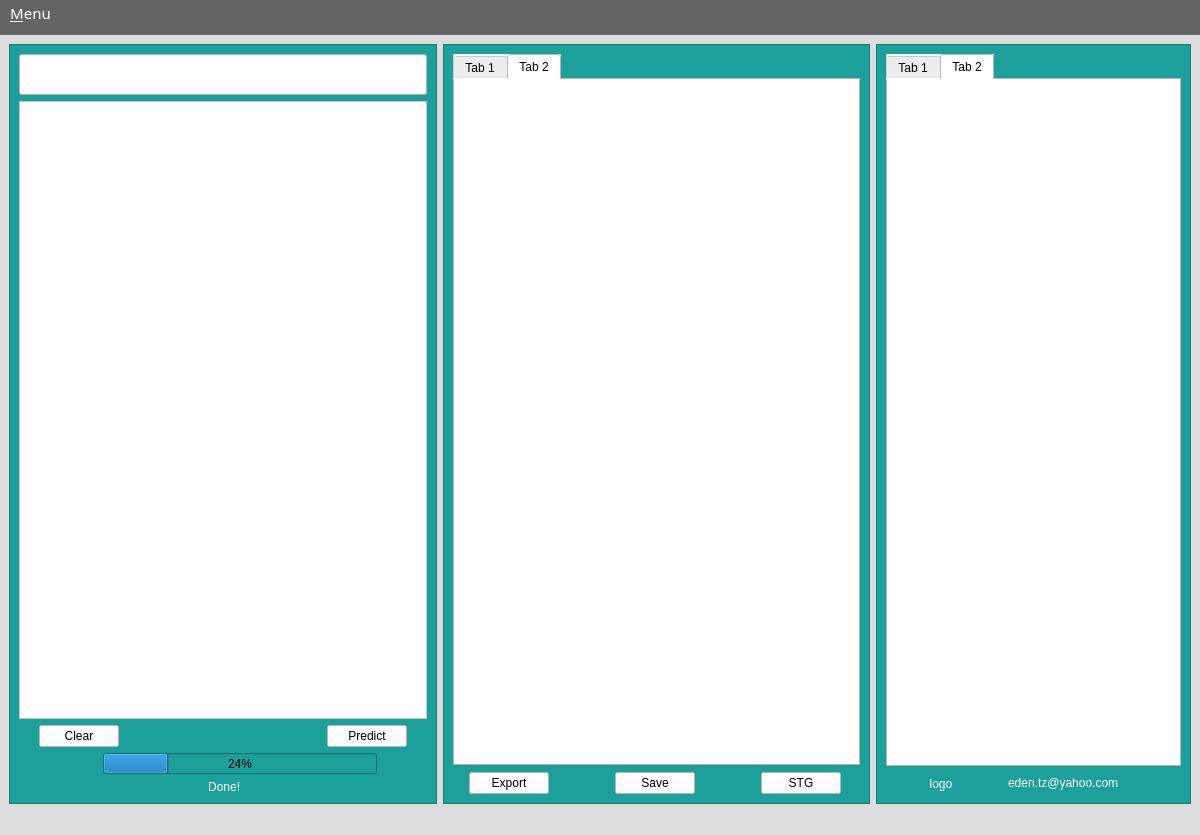
<?xml version="1.0" encoding="UTF-8"?>
<ui version="4.0">
 <class>MainWindow</class>
 <widget class="QMainWindow" name="MainWindow">
  <property name="geometry">
   <rect>
    <x>0</x>
    <y>0</y>
    <width>1200</width>
    <height>835</height>
   </rect>
  </property>
  <property name="sizePolicy">
   <sizepolicy hsizetype="Expanding" vsizetype="Expanding">
    <horstretch>0</horstretch>
    <verstretch>0</verstretch>
   </sizepolicy>
  </property>
  <property name="minimumSize">
   <size>
    <width>1200</width>
    <height>835</height>
   </size>
  </property>
  <property name="maximumSize">
   <size>
    <width>16777215</width>
    <height>835</height>
   </size>
  </property>
  <property name="windowTitle">
   <string>MainWindow</string>
  </property>
  <property name="styleSheet">
   <string notr="true">background-color: rgb(221, 221, 221);</string>
  </property>
  <widget class="QWidget" name="centralwidget">
   <layout class="QHBoxLayout" name="horizontalLayout_6">
    <item>
     <widget class="QFrame" name="left_frame">
      <property name="minimumSize">
       <size>
        <width>0</width>
        <height>41</height>
       </size>
      </property>
      <property name="maximumSize">
       <size>
        <width>500</width>
        <height>772</height>
       </size>
      </property>
      <property name="toolTip">
       <string extracomment="Predict disease from symptoms/signs"/>
      </property>
      <property name="toolTipDuration">
       <number>7</number>
      </property>
      <property name="styleSheet">
       <string notr="true">background-color: rgb(29, 160, 156);</string>
      </property>
      <property name="frameShape">
       <enum>QFrame::StyledPanel</enum>
      </property>
      <property name="frameShadow">
       <enum>QFrame::Raised</enum>
      </property>
      <layout class="QVBoxLayout" name="verticalLayout_2">
       <item>
        <widget class="QLineEdit" name="lineEdit">
         <property name="minimumSize">
          <size>
           <width>0</width>
           <height>41</height>
          </size>
         </property>
         <property name="styleSheet">
          <string notr="true">background-color: rgb(255, 255, 255);
color: rgb(0, 0, 0);
font: 300 11pt &quot;Noto Sans Regular&quot;;</string>
         </property>
         <property name="text">
          <string/>
         </property>
        </widget>
       </item>
       <item>
        <widget class="QListWidget" name="listWidget">
         <property name="styleSheet">
          <string notr="true">background-color: rgb(255, 255, 255);
font: 11pt &quot;Noto Sans&quot;;
color: rgb(0, 0, 0);</string>
         </property>
        </widget>
       </item>
       <item>
        <layout class="QVBoxLayout" name="verticalLayout">
         <property name="leftMargin">
          <number>0</number>
         </property>
         <item>
          <layout class="QHBoxLayout" name="horizontalLayout">
           <property name="leftMargin">
            <number>20</number>
           </property>
           <property name="rightMargin">
            <number>20</number>
           </property>
           <item>
            <widget class="QPushButton" name="clearBtn">
             <property name="sizePolicy">
              <sizepolicy hsizetype="Fixed" vsizetype="Fixed">
               <horstretch>0</horstretch>
               <verstretch>0</verstretch>
              </sizepolicy>
             </property>
             <property name="styleSheet">
              <string notr="true">background-color: rgb(255, 255, 255);
color: rgb(0, 0, 0);
font: 10pt &quot;Maven Pro&quot;;</string>
             </property>
             <property name="text">
              <string>Clear</string>
             </property>
            </widget>
           </item>
           <item>
            <spacer name="horizontalSpacer">
             <property name="orientation">
              <enum>Qt::Horizontal</enum>
             </property>
             <property name="sizeHint" stdset="0">
              <size>
               <width>40</width>
               <height>20</height>
              </size>
             </property>
            </spacer>
           </item>
           <item>
            <widget class="QPushButton" name="predictBtn">
             <property name="sizePolicy">
              <sizepolicy hsizetype="Fixed" vsizetype="Fixed">
               <horstretch>0</horstretch>
               <verstretch>0</verstretch>
              </sizepolicy>
             </property>
             <property name="toolTip">
              <string extracomment="Predict disease from symptoms/signs"/>
             </property>
             <property name="whatsThis">
              <string>&lt;html&gt;&lt;head/&gt;&lt;body&gt;&lt;p&gt;&lt;br/&gt;&lt;/p&gt;&lt;/body&gt;&lt;/html&gt;</string>
             </property>
             <property name="styleSheet">
              <string notr="true">background-color: rgb(255, 255, 255);
color: rgb(0, 0, 0);
font: 10pt &quot;Maven Pro&quot;;</string>
             </property>
             <property name="text">
              <string>Predict</string>
             </property>
            </widget>
           </item>
          </layout>
         </item>
         <item>
          <layout class="QHBoxLayout" name="horizontalLayout_2">
           <property name="leftMargin">
            <number>84</number>
           </property>
           <property name="rightMargin">
            <number>50</number>
           </property>
           <item>
            <widget class="QProgressBar" name="progressBar">
             <property name="sizePolicy">
              <sizepolicy hsizetype="MinimumExpanding" vsizetype="Fixed">
               <horstretch>0</horstretch>
               <verstretch>0</verstretch>
              </sizepolicy>
             </property>
             <property name="minimumSize">
              <size>
               <width>0</width>
               <height>16</height>
              </size>
             </property>
             <property name="maximumSize">
              <size>
               <width>16777215</width>
               <height>21</height>
              </size>
             </property>
             <property name="styleSheet">
              <string notr="true">font: 500 11pt &quot;Maven Pro&quot;;</string>
             </property>
             <property name="value">
              <number>24</number>
             </property>
            </widget>
           </item>
          </layout>
         </item>
        </layout>
       </item>
       <item>
        <layout class="QHBoxLayout" name="horizontalLayout_3">
         <item>
          <widget class="QLabel" name="status_label">
           <property name="maximumSize">
            <size>
             <width>61</width>
             <height>18</height>
            </size>
           </property>
           <property name="styleSheet">
            <string notr="true">background-color: rgb(29, 160, 156);
color: rgb(255, 255, 255);
font: 500 11pt &quot;Maven Pro&quot;;</string>
           </property>
           <property name="text">
            <string> Done!</string>
           </property>
           <property name="alignment">
            <set>Qt::AlignCenter</set>
           </property>
          </widget>
         </item>
        </layout>
       </item>
      </layout>
     </widget>
    </item>
    <item>
     <widget class="QFrame" name="middle_frame">
      <property name="styleSheet">
       <string notr="true">background-color: rgb(29, 160, 156);</string>
      </property>
      <property name="frameShape">
       <enum>QFrame::StyledPanel</enum>
      </property>
      <property name="frameShadow">
       <enum>QFrame::Raised</enum>
      </property>
      <layout class="QVBoxLayout" name="verticalLayout_3">
       <item>
        <widget class="QTabWidget" name="results_tabWidget">
         <property name="styleSheet">
          <string notr="true">background-color: rgb(255, 255, 255);
font: 10pt &quot;Segoe UI&quot;;</string>
         </property>
         <property name="currentIndex">
          <number>1</number>
         </property>
         <widget class="QWidget" name="possibles_tab">
          <attribute name="title">
           <string>Tab 1</string>
          </attribute>
         </widget>
         <widget class="QWidget" name="final_tab">
          <attribute name="title">
           <string>Tab 2</string>
          </attribute>
         </widget>
        </widget>
       </item>
       <item>
        <layout class="QHBoxLayout" name="horizontalLayout_4">
         <property name="spacing">
          <number>50</number>
         </property>
         <item>
          <widget class="QPushButton" name="exportBtn">
           <property name="sizePolicy">
            <sizepolicy hsizetype="Fixed" vsizetype="Fixed">
             <horstretch>0</horstretch>
             <verstretch>0</verstretch>
            </sizepolicy>
           </property>
           <property name="styleSheet">
            <string notr="true">background-color: rgb(255, 255, 255);
color: rgb(0, 0, 0);
font: 10pt &quot;Maven Pro&quot;;</string>
           </property>
           <property name="text">
            <string>Export</string>
           </property>
          </widget>
         </item>
         <item>
          <widget class="QPushButton" name="saveBtn">
           <property name="sizePolicy">
            <sizepolicy hsizetype="Fixed" vsizetype="Fixed">
             <horstretch>0</horstretch>
             <verstretch>0</verstretch>
            </sizepolicy>
           </property>
           <property name="styleSheet">
            <string notr="true">background-color: rgb(255, 255, 255);
color: rgb(0, 0, 0);
font: 10pt &quot;Maven Pro&quot;;</string>
           </property>
           <property name="text">
            <string>Save</string>
           </property>
          </widget>
         </item>
         <item>
          <widget class="QPushButton" name="stgBtn">
           <property name="sizePolicy">
            <sizepolicy hsizetype="Fixed" vsizetype="Fixed">
             <horstretch>0</horstretch>
             <verstretch>0</verstretch>
            </sizepolicy>
           </property>
           <property name="styleSheet">
            <string notr="true">background-color: rgb(255, 255, 255);
color: rgb(0, 0, 0);
font: 10pt &quot;Maven Pro&quot;;</string>
           </property>
           <property name="text">
            <string>STG</string>
           </property>
          </widget>
         </item>
        </layout>
       </item>
      </layout>
     </widget>
    </item>
    <item>
     <widget class="QFrame" name="right_frame">
      <property name="maximumSize">
       <size>
        <width>315</width>
        <height>16777215</height>
       </size>
      </property>
      <property name="styleSheet">
       <string notr="true">background-color: rgb(29, 160, 156);</string>
      </property>
      <property name="frameShape">
       <enum>QFrame::StyledPanel</enum>
      </property>
      <property name="frameShadow">
       <enum>QFrame::Raised</enum>
      </property>
      <layout class="QVBoxLayout" name="verticalLayout_4">
       <item>
        <widget class="QTabWidget" name="supported_tabWidget">
         <property name="cursor">
          <cursorShape>ArrowCursor</cursorShape>
         </property>
         <property name="styleSheet">
          <string notr="true">background-color: rgb(255, 255, 255);
font: 11pt &quot;Segoe UI&quot;;</string>
         </property>
         <property name="currentIndex">
          <number>1</number>
         </property>
         <widget class="QWidget" name="diseases_tab">
          <attribute name="title">
           <string>Tab 1</string>
          </attribute>
         </widget>
         <widget class="QWidget" name="criteria_tab">
          <attribute name="title">
           <string>Tab 2</string>
          </attribute>
         </widget>
        </widget>
       </item>
       <item>
        <layout class="QHBoxLayout" name="horizontalLayout_5">
         <property name="spacing">
          <number>2</number>
         </property>
         <property name="leftMargin">
          <number>5</number>
         </property>
         <item>
          <widget class="QLabel" name="logoLabel">
           <property name="minimumSize">
            <size>
             <width>51</width>
             <height>21</height>
            </size>
           </property>
           <property name="maximumSize">
            <size>
             <width>51</width>
             <height>21</height>
            </size>
           </property>
           <property name="styleSheet">
            <string notr="true">background-color: rgb(29, 160, 156);
color: rgb(255, 255, 255);
font: 500 11pt &quot;Maven Pro&quot;;</string>
           </property>
           <property name="text">
            <string>  logo</string>
           </property>
          </widget>
         </item>
         <item>
          <widget class="QLabel" name="email_label">
           <property name="maximumSize">
            <size>
             <width>141</width>
             <height>16</height>
            </size>
           </property>
           <property name="styleSheet">
            <string notr="true">background-color: rgb(29, 160, 156);
color: rgb(255, 255, 255);
font: 500 11pt &quot;Maven Pro&quot;;</string>
           </property>
           <property name="text">
            <string>eden.tz@yahoo.com</string>
           </property>
          </widget>
         </item>
        </layout>
       </item>
      </layout>
     </widget>
    </item>
   </layout>
  </widget>
  <widget class="QMenuBar" name="menubar">
   <property name="geometry">
    <rect>
     <x>0</x>
     <y>0</y>
     <width>1200</width>
     <height>35</height>
    </rect>
   </property>
   <property name="sizePolicy">
    <sizepolicy hsizetype="Expanding" vsizetype="Fixed">
     <horstretch>0</horstretch>
     <verstretch>0</verstretch>
    </sizepolicy>
   </property>
   <property name="minimumSize">
    <size>
     <width>0</width>
     <height>35</height>
    </size>
   </property>
   <property name="maximumSize">
    <size>
     <width>16777215</width>
     <height>16777215</height>
    </size>
   </property>
   <property name="font">
    <font>
     <family>Maven Pro Medium</family>
     <pointsize>11</pointsize>
     <italic>false</italic>
     <bold>false</bold>
    </font>
   </property>
   <property name="cursor">
    <cursorShape>ArrowCursor</cursorShape>
   </property>
   <property name="focusPolicy">
    <enum>Qt::NoFocus</enum>
   </property>
   <property name="styleSheet">
    <string notr="true">font: 500 11pt &quot;Maven Pro Medium&quot;;
color: rgb(255, 255, 255);
background-color: rgb(100, 100, 100);</string>
   </property>
   <widget class="QMenu" name="menu_MENU">
    <property name="font">
     <font>
      <family>Maven Pro Medium</family>
      <pointsize>11</pointsize>
      <italic>false</italic>
      <bold>false</bold>
     </font>
    </property>
    <property name="cursor">
     <cursorShape>PointingHandCursor</cursorShape>
    </property>
    <property name="layoutDirection">
     <enum>Qt::LeftToRight</enum>
    </property>
    <property name="styleSheet">
     <string notr="true"/>
    </property>
    <property name="title">
     <string>&amp;Menu</string>
    </property>
    <addaction name="load_stg_action"/>
    <addaction name="settings_action"/>
    <addaction name="about_action"/>
   </widget>
   <addaction name="menu_MENU"/>
  </widget>
  <widget class="QStatusBar" name="statusbar">
   <property name="toolTip">
    <string/>
   </property>
   <property name="toolTipDuration">
    <number>-1</number>
   </property>
  </widget>
  <action name="load_stg_action">
   <property name="text">
    <string>&amp;Update STG</string>
   </property>
   <property name="font">
    <font>
     <family>Maven Pro</family>
     <pointsize>10</pointsize>
    </font>
   </property>
  </action>
  <action name="settings_action">
   <property name="text">
    <string>&amp;Settings</string>
   </property>
   <property name="font">
    <font>
     <family>Maven Pro</family>
     <pointsize>10</pointsize>
    </font>
   </property>
  </action>
  <action name="about_action">
   <property name="text">
    <string>&amp;About</string>
   </property>
   <property name="font">
    <font>
     <family>Maven Pro</family>
     <pointsize>10</pointsize>
    </font>
   </property>
  </action>
 </widget>
 <resources/>
 <connections/>
</ui>
